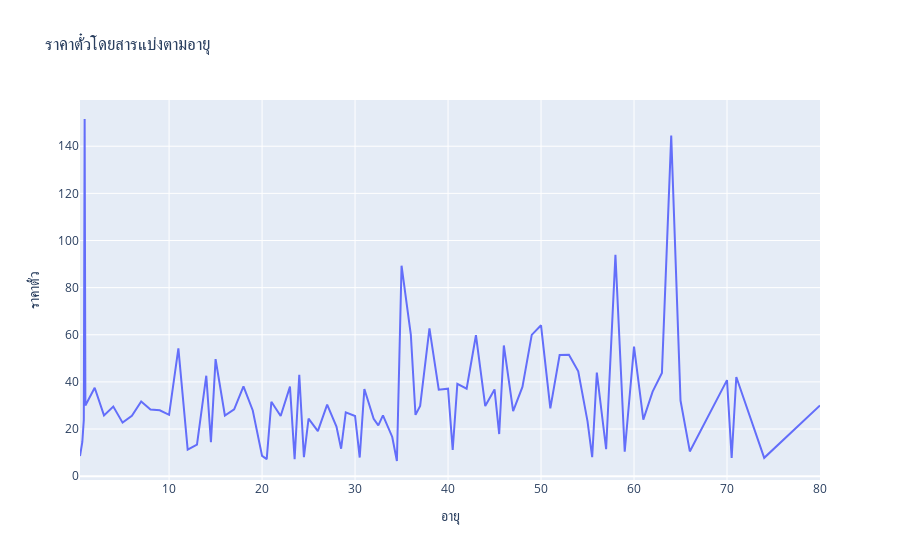

Notebook source saved alongside this figure:
### Code cell
fig = px.line(df, x=Age_GB_Mean.index, y=Age_GB_Mean['Fare'], title='ราคาตั๋วโดยสารแบ่งตามอายุ',
             labels={'x':'อายุ', 'y':'ราคาตั๋ว'})

fig.show()

### Figure 1 — Plotly figure (JSON) as saved in the notebook; plotly's stock layout.template omitted (floating-point values rounded to 4 significant figures)
{"data": [{"hovertemplate": "อายุ=%{x}<br>ราคาตั๋ว=%{y}<extra></extra>", "legendgroup": "", "line": {"color": "#636efa", "dash": "solid"}, "mode": "lines", "name": "", "orientation": "v", "showlegend": false, "type": "scatter", "x": [0.42, 0.67, 0.75, 0.83, 0.92, 1, 2, 3, 4, 5, 6, 7, 8, 9, 10, 11, 12, 13, 14, 14.5, 15, 16, 17, 18, 19, 20, 20.5, 21, 22, 23, 23.5, 24, 24.5, 25, 26, 27, 28, 28.5, 29, 30, 30.5, 31, 32, 32.5, 33, 34, 34.5, 35, 36, 36.5, 37, 38, 39, 40, 40.5, 41, 42, 43, 44, 45, 45.5, 46, 47, 48, 49, 50, 51, 52, 53, 54, 55, 55.5, 56, 57, 58, 59, 60, 61, 62, 63, 64, 65, 66, 70, 70.5, 71, 74, 80], "xaxis": "x", "y": [8.517, 14.5, 19.26, 23.88, 151.6, 30.01, 37.54, 25.78, 29.54, 22.72, 25.58, 31.69, 28.3, 27.94, 26.02, 54.24, 11.24, 13.36, 42.63, 14.45, 49.66, 25.75, 28.39, 38.06, 27.87, 8.624, 7.25, 31.57, 25.5, 37.99, 7.229, 43.04, 8.05, 24.42, 19.09, 30.36, 21.02, 11.66, 27.09, 25.54, 7.9, 37.01, 24.32, 21.54, 25.83, 16.64, 6.438, 89.31, 59.96, 26, 29.81, 62.75, 36.66, 37.11, 11.12, 39.19, 37.13, 59.8, 29.76, 36.82, 17.86, 55.46, 27.6, 37.89, 59.93, 64.03, 28.75, 51.4, 51.48, 44.48, 23.25, 8.05, 43.98, 11.43, 93.9, 10.38, 55, 24.02, 35.9, 43.77, 144.5, 32.09, 10.5, 40.75, 7.75, 42.08, 7.775, 30], "yaxis": "y"}], "layout": {"legend": {"tracegroupgap": 0}, "title": {"text": "ราคาตั๋วโดยสารแบ่งตามอายุ"}, "xaxis": {"anchor": "y", "domain": [0, 1], "title": {"text": "อายุ"}}, "yaxis": {"anchor": "x", "domain": [0, 1], "title": {"text": "ราคาตั๋ว"}}}}
